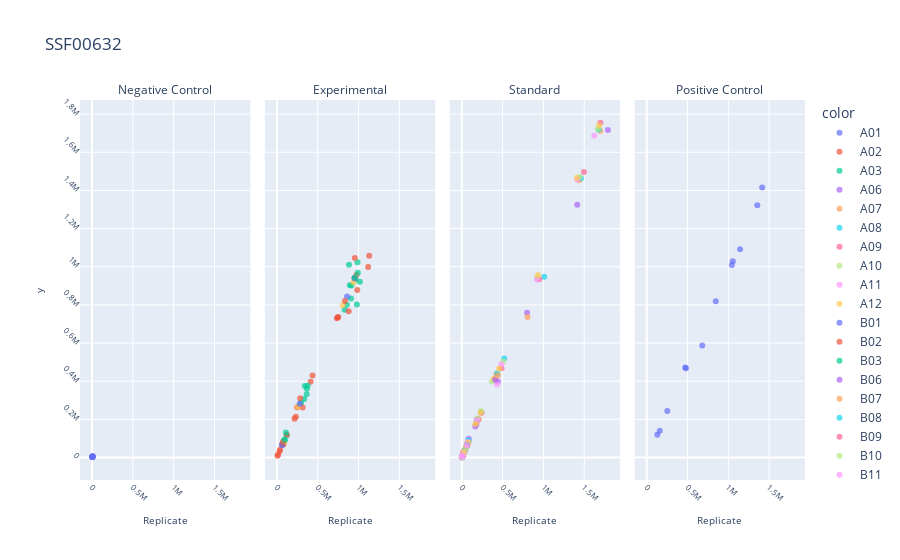

The cell this chart's notebook holds for it:
### Code cell
line = px.scatter(x=main_alpha, y=rep_alpha, facet_col=sample_type, opacity=0.7, color=well_id, title=proj_name)
# line.update_traces(mode="lines+markers")
line.update_layout(xaxis_title="Main")
# line.add_shape(type='line',
#                 x0=0,
#                 y0=200000,
#                 x1=1000000,
#                 y1=200000,
#                 line=dict(color='Red',),
# )
line.update_xaxes(title="Replicate", tickangle=45, tickfont=dict(size=8), title_font=dict(size=10))
line.update_yaxes(tickangle=45, tickfont=dict(size=8), title_font=dict(size=10))
# line.update_traces(line=dict(width=0.8))
line.for_each_annotation(lambda a: a.update(text=a.text.split("=")[-1]))

### Figure 1 — Plotly figure (JSON) as saved in the notebook; plotly's stock layout.template omitted (floating-point values rounded to 4 significant figures)
{"data": [{"hovertemplate": "color=A01<br>facet_col=Negative Control<br>x=%{x}<br>y=%{y}<extra></extra>", "legendgroup": "A01", "marker": {"color": "#636efa", "opacity": 0.7, "symbol": "circle"}, "mode": "markers", "name": "A01", "orientation": "v", "showlegend": true, "type": "scatter", "x": [5857, 5413, 7320, 4855], "xaxis": "x", "y": [5950, 6686, 4206, 4327], "yaxis": "y"}, {"hovertemplate": "color=A02<br>facet_col=Experimental<br>x=%{x}<br>y=%{y}<extra></extra>", "legendgroup": "A02", "marker": {"color": "#EF553B", "opacity": 0.7, "symbol": "circle"}, "mode": "markers", "name": "A02", "orientation": "v", "showlegend": true, "type": "scatter", "x": [411846, 36620, 14117, 5969], "xaxis": "x2", "y": [396807, 40175, 13794, 9262], "yaxis": "y2"}, {"hovertemplate": "color=A03<br>facet_col=Experimental<br>x=%{x}<br>y=%{y}<extra></extra>", "legendgroup": "A03", "marker": {"color": "#00cc96", "opacity": 0.7, "symbol": "circle"}, "mode": "markers", "name": "A03", "orientation": "v", "showlegend": true, "type": "scatter", "x": [979235, 912729, 341033, 119192], "xaxis": "x2", "y": [801598, 901081, 375378, 116638], "yaxis": "y2"}, {"hovertemplate": "color=A06<br>facet_col=Standard<br>x=%{x}<br>y=%{y}<extra></extra>", "legendgroup": "A06", "marker": {"color": "#ab63fa", "opacity": 0.7, "symbol": "circle"}, "mode": "markers", "name": "A06", "orientation": "v", "showlegend": true, "type": "scatter", "x": [1790245, 441731, 84381, 22111], "xaxis": "x3", "y": [1717297, 398174, 98293, 29227], "yaxis": "y3"}, {"hovertemplate": "color=A07<br>facet_col=Standard<br>x=%{x}<br>y=%{y}<extra></extra>", "legendgroup": "A07", "marker": {"color": "#FFA15A", "opacity": 0.7, "symbol": "circle"}, "mode": "markers", "name": "A07", "orientation": "v", "showlegend": true, "type": "scatter", "x": [1697159, 422154, 76348, 27434], "xaxis": "x3", "y": [1711257, 437614, 79757, 28023], "yaxis": "y3"}, {"hovertemplate": "color=A08<br>facet_col=Standard<br>x=%{x}<br>y=%{y}<extra></extra>", "legendgroup": "A08", "marker": {"color": "#19d3f3", "opacity": 0.7, "symbol": "circle"}, "mode": "markers", "name": "A08", "orientation": "v", "showlegend": true, "type": "scatter", "x": [1676969, 432894, 76680, 27909], "xaxis": "x3", "y": [1719932, 440021, 89865, 26399], "yaxis": "y3"}, {"hovertemplate": "color=A09<br>facet_col=Standard<br>x=%{x}<br>y=%{y}<extra></extra>", "legendgroup": "A09", "marker": {"color": "#FF6692", "opacity": 0.7, "symbol": "circle"}, "mode": "markers", "name": "A09", "orientation": "v", "showlegend": true, "type": "scatter", "x": [1698175, 400996, 74180, 19832], "xaxis": "x3", "y": [1754797, 410269, 78447, 26460], "yaxis": "y3"}, {"hovertemplate": "color=A10<br>facet_col=Standard<br>x=%{x}<br>y=%{y}<extra></extra>", "legendgroup": "A10", "marker": {"color": "#B6E880", "opacity": 0.7, "symbol": "circle"}, "mode": "markers", "name": "A10", "orientation": "v", "showlegend": true, "type": "scatter", "x": [1666957, 368543, 70421, 17691], "xaxis": "x3", "y": [1723494, 398661, 72553, 20222], "yaxis": "y3"}, {"hovertemplate": "color=A11<br>facet_col=Standard<br>x=%{x}<br>y=%{y}<extra></extra>", "legendgroup": "A11", "marker": {"color": "#FF97FF", "opacity": 0.7, "symbol": "circle"}, "mode": "markers", "name": "A11", "orientation": "v", "showlegend": true, "type": "scatter", "x": [1622209, 430996, 72902, 17275], "xaxis": "x3", "y": [1686260, 382637, 80958, 27076], "yaxis": "y3"}, {"hovertemplate": "color=A12<br>facet_col=Standard<br>x=%{x}<br>y=%{y}<extra></extra>", "legendgroup": "A12", "marker": {"color": "#FECB52", "opacity": 0.7, "symbol": "circle"}, "mode": "markers", "name": "A12", "orientation": "v", "showlegend": true, "type": "scatter", "x": [1682819, 395131, 70994, 25327], "xaxis": "x3", "y": [1739748, 414608, 75499, 27897], "yaxis": "y3"}, {"hovertemplate": "color=B01<br>facet_col=Negative Control<br>x=%{x}<br>y=%{y}<extra></extra>", "legendgroup": "B01", "marker": {"color": "#636efa", "opacity": 0.7, "symbol": "circle"}, "mode": "markers", "name": "B01", "orientation": "v", "showlegend": true, "type": "scatter", "x": [2813, 2304, 5272, 3326], "xaxis": "x", "y": [3773, 5711, 3914, 2463], "yaxis": "y"}, {"hovertemplate": "color=B02<br>facet_col=Experimental<br>x=%{x}<br>y=%{y}<extra></extra>", "legendgroup": "B02", "marker": {"color": "#EF553B", "opacity": 0.7, "symbol": "circle"}, "mode": "markers", "name": "B02", "orientation": "v", "showlegend": true, "type": "scatter", "x": [984382, 435827, 119889, 32035], "xaxis": "x2", "y": [878070, 429637, 118653, 33343], "yaxis": "y2"}, {"hovertemplate": "color=B03<br>facet_col=Experimental<br>x=%{x}<br>y=%{y}<extra></extra>", "legendgroup": "B03", "marker": {"color": "#00cc96", "opacity": 0.7, "symbol": "circle"}, "mode": "markers", "name": "B03", "orientation": "v", "showlegend": true, "type": "scatter", "x": [1016753, 892620, 366306, 95388], "xaxis": "x2", "y": [920712, 902927, 360744, 91806], "yaxis": "y2"}, {"hovertemplate": "color=B06<br>facet_col=Standard<br>x=%{x}<br>y=%{y}<extra></extra>", "legendgroup": "B06", "marker": {"color": "#ab63fa", "opacity": 0.7, "symbol": "circle"}, "mode": "markers", "name": "B06", "orientation": "v", "showlegend": true, "type": "scatter", "x": [1413877, 176918, 33583, 11464], "xaxis": "x3", "y": [1325091, 173035, 36846, 11983], "yaxis": "y3"}, {"hovertemplate": "color=B07<br>facet_col=Standard<br>x=%{x}<br>y=%{y}<extra></extra>", "legendgroup": "B07", "marker": {"color": "#FFA15A", "opacity": 0.7, "symbol": "circle"}, "mode": "markers", "name": "B07", "orientation": "v", "showlegend": true, "type": "scatter", "x": [1437747, 206203, 39349, 9909], "xaxis": "x3", "y": [1453625, 198559, 36654, 13544], "yaxis": "y3"}, {"hovertemplate": "color=B08<br>facet_col=Standard<br>x=%{x}<br>y=%{y}<extra></extra>", "legendgroup": "B08", "marker": {"color": "#19d3f3", "opacity": 0.7, "symbol": "circle"}, "mode": "markers", "name": "B08", "orientation": "v", "showlegend": true, "type": "scatter", "x": [1459277, 238044, 38573, 11896], "xaxis": "x3", "y": [1464464, 236939, 39099, 12848], "yaxis": "y3"}, {"hovertemplate": "color=B09<br>facet_col=Standard<br>x=%{x}<br>y=%{y}<extra></extra>", "legendgroup": "B09", "marker": {"color": "#FF6692", "opacity": 0.7, "symbol": "circle"}, "mode": "markers", "name": "B09", "orientation": "v", "showlegend": true, "type": "scatter", "x": [1496470, 240342, 37546, 9752], "xaxis": "x3", "y": [1496338, 234181, 40790, 12630], "yaxis": "y3"}, {"hovertemplate": "color=B10<br>facet_col=Standard<br>x=%{x}<br>y=%{y}<extra></extra>", "legendgroup": "B10", "marker": {"color": "#B6E880", "opacity": 0.7, "symbol": "circle"}, "mode": "markers", "name": "B10", "orientation": "v", "showlegend": true, "type": "scatter", "x": [1445326, 235136, 38951, 9530], "xaxis": "x3", "y": [1470879, 244178, 40022, 10904], "yaxis": "y3"}, {"hovertemplate": "color=B11<br>facet_col=Standard<br>x=%{x}<br>y=%{y}<extra></extra>", "legendgroup": "B11", "marker": {"color": "#FF97FF", "opacity": 0.7, "symbol": "circle"}, "mode": "markers", "name": "B11", "orientation": "v", "showlegend": true, "type": "scatter", "x": [1412721, 180431, 28003, 9305], "xaxis": "x3", "y": [1456671, 196214, 34291, 10678], "yaxis": "y3"}, {"hovertemplate": "color=B12<br>facet_col=Standard<br>x=%{x}<br>y=%{y}<extra></extra>", "legendgroup": "B12", "marker": {"color": "#FECB52", "opacity": 0.7, "symbol": "circle"}, "mode": "markers", "name": "B12", "orientation": "v", "showlegend": true, "type": "scatter", "x": [1410018, 229119, 36120, 12915], "xaxis": "x3", "y": [1466365, 236312, 39278, 14859], "yaxis": "y3"}, {"hovertemplate": "color=C01<br>facet_col=Negative Control<br>x=%{x}<br>y=%{y}<extra></extra>", "legendgroup": "C01", "marker": {"color": "#636efa", "opacity": 0.7, "symbol": "circle"}, "mode": "markers", "name": "C01", "orientation": "v", "showlegend": true, "type": "scatter", "x": [3188, 2779, 4197, 2497], "xaxis": "x", "y": [4156, 2543, 3396, 2441], "yaxis": "y"}, {"hovertemplate": "color=C02<br>facet_col=Experimental<br>x=%{x}<br>y=%{y}<extra></extra>", "legendgroup": "C02", "marker": {"color": "#EF553B", "opacity": 0.7, "symbol": "circle"}, "mode": "markers", "name": "C02", "orientation": "v", "showlegend": true, "type": "scatter", "x": [1117218, 734907, 215094, 74499], "xaxis": "x2", "y": [999102, 729773, 203585, 67225], "yaxis": "y2"}, {"hovertemplate": "color=C03<br>facet_col=Experimental<br>x=%{x}<br>y=%{y}<extra></extra>", "legendgroup": "C03", "marker": {"color": "#00cc96", "opacity": 0.7, "symbol": "circle"}, "mode": "markers", "name": "C03", "orientation": "v", "showlegend": true, "type": "scatter", "x": [856221, 828368, 294961, 72302], "xaxis": "x2", "y": [800624, 775011, 287524, 72298], "yaxis": "y2"}, {"hovertemplate": "color=C06<br>facet_col=Standard<br>x=%{x}<br>y=%{y}<extra></extra>", "legendgroup": "C06", "marker": {"color": "#ab63fa", "opacity": 0.7, "symbol": "circle"}, "mode": "markers", "name": "C06", "orientation": "v", "showlegend": true, "type": "scatter", "x": [799089, 53947, 9332, 3928], "xaxis": "x3", "y": [758394, 56942, 10931, 5958], "yaxis": "y3"}, {"hovertemplate": "color=C07<br>facet_col=Standard<br>x=%{x}<br>y=%{y}<extra></extra>", "legendgroup": "C07", "marker": {"color": "#FFA15A", "opacity": 0.7, "symbol": "circle"}, "mode": "markers", "name": "C07", "orientation": "v", "showlegend": true, "type": "scatter", "x": [805157, 72316, 11216, 4912], "xaxis": "x3", "y": [736693, 75221, 12696, 4793], "yaxis": "y3"}, {"hovertemplate": "color=C08<br>facet_col=Standard<br>x=%{x}<br>y=%{y}<extra></extra>", "legendgroup": "C08", "marker": {"color": "#19d3f3", "opacity": 0.7, "symbol": "circle"}, "mode": "markers", "name": "C08", "orientation": "v", "showlegend": true, "type": "scatter", "x": [1009885, 83683, 11495, 4066], "xaxis": "x3", "y": [946971, 84720, 14198, 5395], "yaxis": "y3"}, {"hovertemplate": "color=C09<br>facet_col=Standard<br>x=%{x}<br>y=%{y}<extra></extra>", "legendgroup": "C09", "marker": {"color": "#FF6692", "opacity": 0.7, "symbol": "circle"}, "mode": "markers", "name": "C09", "orientation": "v", "showlegend": true, "type": "scatter", "x": [947802, 76123, 11599, 4499], "xaxis": "x3", "y": [935015, 77270, 12636, 4532], "yaxis": "y3"}, {"hovertemplate": "color=C10<br>facet_col=Standard<br>x=%{x}<br>y=%{y}<extra></extra>", "legendgroup": "C10", "marker": {"color": "#B6E880", "opacity": 0.7, "symbol": "circle"}, "mode": "markers", "name": "C10", "orientation": "v", "showlegend": true, "type": "scatter", "x": [920402, 73968, 11870, 3982], "xaxis": "x3", "y": [943401, 78550, 12434, 4049], "yaxis": "y3"}, {"hovertemplate": "color=C11<br>facet_col=Standard<br>x=%{x}<br>y=%{y}<extra></extra>", "legendgroup": "C11", "marker": {"color": "#FF97FF", "opacity": 0.7, "symbol": "circle"}, "mode": "markers", "name": "C11", "orientation": "v", "showlegend": true, "type": "scatter", "x": [920389, 72663, 12907, 3734], "xaxis": "x3", "y": [932702, 80858, 13956, 4746], "yaxis": "y3"}, {"hovertemplate": "color=C12<br>facet_col=Standard<br>x=%{x}<br>y=%{y}<extra></extra>", "legendgroup": "C12", "marker": {"color": "#FECB52", "opacity": 0.7, "symbol": "circle"}, "mode": "markers", "name": "C12", "orientation": "v", "showlegend": true, "type": "scatter", "x": [934049, 78392, 12598, 6007], "xaxis": "x3", "y": [956168, 78788, 13113, 7791], "yaxis": "y3"}, {"hovertemplate": "color=D01<br>facet_col=Positive Control<br>x=%{x}<br>y=%{y}<extra></extra>", "legendgroup": "D01", "marker": {"color": "#636efa", "opacity": 0.7, "symbol": "circle"}, "mode": "markers", "name": "D01", "orientation": "v", "showlegend": true, "type": "scatter", "x": [846181, 1415137, 680143, 252446], "xaxis": "x4", "y": [819058, 1415756, 587502, 244280], "yaxis": "y4"}, {"hovertemplate": "color=D02<br>facet_col=Experimental<br>x=%{x}<br>y=%{y}<extra></extra>", "legendgroup": "D02", "marker": {"color": "#EF553B", "opacity": 0.7, "symbol": "circle"}, "mode": "markers", "name": "D02", "orientation": "v", "showlegend": true, "type": "scatter", "x": [1130120, 878390, 314817, 82919], "xaxis": "x2", "y": [1057264, 767162, 261969, 73623], "yaxis": "y2"}, {"hovertemplate": "color=D03<br>facet_col=Experimental<br>x=%{x}<br>y=%{y}<extra></extra>", "legendgroup": "D03", "marker": {"color": "#00cc96", "opacity": 0.7, "symbol": "circle"}, "mode": "markers", "name": "D03", "orientation": "v", "showlegend": true, "type": "scatter", "x": [906122, 987258, 333747, 109632], "xaxis": "x2", "y": [833934, 1023841, 306815, 130671], "yaxis": "y2"}, {"hovertemplate": "color=D06<br>facet_col=Standard<br>x=%{x}<br>y=%{y}<extra></extra>", "legendgroup": "D06", "marker": {"color": "#ab63fa", "opacity": 0.7, "symbol": "circle"}, "mode": "markers", "name": "D06", "orientation": "v", "showlegend": true, "type": "scatter", "x": [410423, 19179, 5573, 2614], "xaxis": "x3", "y": [407316, 26397, 4714, 2996], "yaxis": "y3"}, {"hovertemplate": "color=D07<br>facet_col=Standard<br>x=%{x}<br>y=%{y}<extra></extra>", "legendgroup": "D07", "marker": {"color": "#FFA15A", "opacity": 0.7, "symbol": "circle"}, "mode": "markers", "name": "D07", "orientation": "v", "showlegend": true, "type": "scatter", "x": [441885, 30357, 5915, 2173], "xaxis": "x3", "y": [429816, 32429, 5996, 2849], "yaxis": "y3"}, {"hovertemplate": "color=D08<br>facet_col=Standard<br>x=%{x}<br>y=%{y}<extra></extra>", "legendgroup": "D08", "marker": {"color": "#19d3f3", "opacity": 0.7, "symbol": "circle"}, "mode": "markers", "name": "D08", "orientation": "v", "showlegend": true, "type": "scatter", "x": [519257, 33830, 5719, 2063], "xaxis": "x3", "y": [519560, 34964, 6285, 3263], "yaxis": "y3"}, {"hovertemplate": "color=D09<br>facet_col=Standard<br>x=%{x}<br>y=%{y}<extra></extra>", "legendgroup": "D09", "marker": {"color": "#FF6692", "opacity": 0.7, "symbol": "circle"}, "mode": "markers", "name": "D09", "orientation": "v", "showlegend": true, "type": "scatter", "x": [486264, 21772, 6053, 2404], "xaxis": "x3", "y": [467419, 23090, 6648, 2655], "yaxis": "y3"}, {"hovertemplate": "color=D10<br>facet_col=Standard<br>x=%{x}<br>y=%{y}<extra></extra>", "legendgroup": "D10", "marker": {"color": "#B6E880", "opacity": 0.7, "symbol": "circle"}, "mode": "markers", "name": "D10", "orientation": "v", "showlegend": true, "type": "scatter", "x": [505219, 28464, 4572, 2284], "xaxis": "x3", "y": [503817, 28927, 5184, 2514], "yaxis": "y3"}, {"hovertemplate": "color=D11<br>facet_col=Standard<br>x=%{x}<br>y=%{y}<extra></extra>", "legendgroup": "D11", "marker": {"color": "#FF97FF", "opacity": 0.7, "symbol": "circle"}, "mode": "markers", "name": "D11", "orientation": "v", "showlegend": true, "type": "scatter", "x": [483678, 25263, 4770, 2251], "xaxis": "x3", "y": [488307, 26615, 5249, 2502], "yaxis": "y3"}, {"hovertemplate": "color=D12<br>facet_col=Standard<br>x=%{x}<br>y=%{y}<extra></extra>", "legendgroup": "D12", "marker": {"color": "#FECB52", "opacity": 0.7, "symbol": "circle"}, "mode": "markers", "name": "D12", "orientation": "v", "showlegend": true, "type": "scatter", "x": [455702, 22062, 6236, 4339], "xaxis": "x3", "y": [467016, 26807, 4984, 4207], "yaxis": "y3"}, {"hovertemplate": "color=E01<br>facet_col=Positive Control<br>x=%{x}<br>y=%{y}<extra></extra>", "legendgroup": "E01", "marker": {"color": "#636efa", "opacity": 0.7, "symbol": "circle"}, "mode": "markers", "name": "E01", "orientation": "v", "showlegend": true, "type": "scatter", "x": [1143980, 1043168, 472007, 160099], "xaxis": "x4", "y": [1091921, 1008806, 472201, 140568], "yaxis": "y4"}, {"hovertemplate": "color=E02<br>facet_col=Experimental<br>x=%{x}<br>y=%{y}<extra></extra>", "legendgroup": "E02", "marker": {"color": "#EF553B", "opacity": 0.7, "symbol": "circle"}, "mode": "markers", "name": "E02", "orientation": "v", "showlegend": true, "type": "scatter", "x": [954473, 750309, 231170, 75878], "xaxis": "x2", "y": [1046266, 736432, 213301, 72696], "yaxis": "y2"}, {"hovertemplate": "color=E03<br>facet_col=Experimental<br>x=%{x}<br>y=%{y}<extra></extra>", "legendgroup": "E03", "marker": {"color": "#00cc96", "opacity": 0.7, "symbol": "circle"}, "mode": "markers", "name": "E03", "orientation": "v", "showlegend": true, "type": "scatter", "x": [966254, 882336, 364082, 92568], "xaxis": "x2", "y": [931286, 1010790, 331965, 87374], "yaxis": "y2"}, {"hovertemplate": "color=E06<br>facet_col=Standard<br>x=%{x}<br>y=%{y}<extra></extra>", "legendgroup": "E06", "marker": {"color": "#ab63fa", "opacity": 0.7, "symbol": "circle"}, "mode": "markers", "name": "E06", "orientation": "v", "showlegend": true, "type": "scatter", "x": [164604, 8219, 2141, 1177], "xaxis": "x3", "y": [162161, 9420, 2600, 1772], "yaxis": "y3"}, {"hovertemplate": "color=E07<br>facet_col=Standard<br>x=%{x}<br>y=%{y}<extra></extra>", "legendgroup": "E07", "marker": {"color": "#FFA15A", "opacity": 0.7, "symbol": "circle"}, "mode": "markers", "name": "E07", "orientation": "v", "showlegend": true, "type": "scatter", "x": [181984, 9519, 2427, 1422], "xaxis": "x3", "y": [185099, 9805, 4107, 2575], "yaxis": "y3"}, {"hovertemplate": "color=E08<br>facet_col=Standard<br>x=%{x}<br>y=%{y}<extra></extra>", "legendgroup": "E08", "marker": {"color": "#19d3f3", "opacity": 0.7, "symbol": "circle"}, "mode": "markers", "name": "E08", "orientation": "v", "showlegend": true, "type": "scatter", "x": [188192, 9684, 2587, 1570], "xaxis": "x3", "y": [198434, 10495, 2943, 1889], "yaxis": "y3"}, {"hovertemplate": "color=E09<br>facet_col=Standard<br>x=%{x}<br>y=%{y}<extra></extra>", "legendgroup": "E09", "marker": {"color": "#FF6692", "opacity": 0.7, "symbol": "circle"}, "mode": "markers", "name": "E09", "orientation": "v", "showlegend": true, "type": "scatter", "x": [197892, 10229, 2401, 1372], "xaxis": "x3", "y": [201388, 10932, 2615, 1450], "yaxis": "y3"}, {"hovertemplate": "color=E10<br>facet_col=Standard<br>x=%{x}<br>y=%{y}<extra></extra>", "legendgroup": "E10", "marker": {"color": "#B6E880", "opacity": 0.7, "symbol": "circle"}, "mode": "markers", "name": "E10", "orientation": "v", "showlegend": true, "type": "scatter", "x": [191611, 10682, 2577, 1447], "xaxis": "x3", "y": [205734, 11511, 2777, 1398], "yaxis": "y3"}, {"hovertemplate": "color=E11<br>facet_col=Standard<br>x=%{x}<br>y=%{y}<extra></extra>", "legendgroup": "E11", "marker": {"color": "#FF97FF", "opacity": 0.7, "symbol": "circle"}, "mode": "markers", "name": "E11", "orientation": "v", "showlegend": true, "type": "scatter", "x": [188889, 9563, 4147, 1587], "xaxis": "x3", "y": [196591, 10597, 2667, 1721], "yaxis": "y3"}, {"hovertemplate": "color=E12<br>facet_col=Standard<br>x=%{x}<br>y=%{y}<extra></extra>", "legendgroup": "E12", "marker": {"color": "#FECB52", "opacity": 0.7, "symbol": "circle"}, "mode": "markers", "name": "E12", "orientation": "v", "showlegend": true, "type": "scatter", "x": [165448, 10008, 2673, 3327], "xaxis": "x3", "y": [174895, 12322, 3073, 3998], "yaxis": "y3"}, {"hovertemplate": "color=F01<br>facet_col=Positive Control<br>x=%{x}<br>y=%{y}<extra></extra>", "legendgroup": "F01", "marker": {"color": "#636efa", "opacity": 0.7, "symbol": "circle"}, "mode": "markers", "name": "F01", "orientation": "v", "showlegend": true, "type": "scatter", "x": [1355275, 1054921, 480305, 129837], "xaxis": "x4", "y": [1321723, 1029405, 467941, 119797], "yaxis": "y4"}, {"hovertemplate": "color=F02<br>facet_col=Experimental<br>x=%{x}<br>y=%{y}<extra></extra>", "legendgroup": "F02", "marker": {"color": "#EF553B", "opacity": 0.7, "symbol": "circle"}, "mode": "markers", "name": "F02", "orientation": "v", "showlegend": true, "type": "scatter", "x": [949130, 744268, 246898, 62498], "xaxis": "x2", "y": [939458, 734298, 263679, 69844], "yaxis": "y2"}, {"hovertemplate": "color=F06<br>facet_col=Standard<br>x=%{x}<br>y=%{y}<extra></extra>", "legendgroup": "F06", "marker": {"color": "#00cc96", "opacity": 0.7, "symbol": "circle"}, "mode": "markers", "name": "F06", "orientation": "v", "showlegend": true, "type": "scatter", "x": [61210, 4720, 1611, 2116], "xaxis": "x3", "y": [63999, 4376, 2160, 2187], "yaxis": "y3"}, {"hovertemplate": "color=F07<br>facet_col=Standard<br>x=%{x}<br>y=%{y}<extra></extra>", "legendgroup": "F07", "marker": {"color": "#ab63fa", "opacity": 0.7, "symbol": "circle"}, "mode": "markers", "name": "F07", "orientation": "v", "showlegend": true, "type": "scatter", "x": [62397, 4119, 1610, 1253], "xaxis": "x3", "y": [63182, 4562, 1839, 1432], "yaxis": "y3"}, {"hovertemplate": "color=F08<br>facet_col=Standard<br>x=%{x}<br>y=%{y}<extra></extra>", "legendgroup": "F08", "marker": {"color": "#FFA15A", "opacity": 0.7, "symbol": "circle"}, "mode": "markers", "name": "F08", "orientation": "v", "showlegend": true, "type": "scatter", "x": [66324, 3944, 1399, 1196], "xaxis": "x3", "y": [67634, 4094, 2367, 1434], "yaxis": "y3"}, {"hovertemplate": "color=F09<br>facet_col=Standard<br>x=%{x}<br>y=%{y}<extra></extra>", "legendgroup": "F09", "marker": {"color": "#19d3f3", "opacity": 0.7, "symbol": "circle"}, "mode": "markers", "name": "F09", "orientation": "v", "showlegend": true, "type": "scatter", "x": [62715, 3741, 1465, 1146], "xaxis": "x3", "y": [65213, 4020, 1767, 1323], "yaxis": "y3"}, {"hovertemplate": "color=F10<br>facet_col=Standard<br>x=%{x}<br>y=%{y}<extra></extra>", "legendgroup": "F10", "marker": {"color": "#FF6692", "opacity": 0.7, "symbol": "circle"}, "mode": "markers", "name": "F10", "orientation": "v", "showlegend": true, "type": "scatter", "x": [56529, 4291, 1529, 1259], "xaxis": "x3", "y": [59386, 4459, 1869, 1372], "yaxis": "y3"}, {"hovertemplate": "color=F11<br>facet_col=Standard<br>x=%{x}<br>y=%{y}<extra></extra>", "legendgroup": "F11", "marker": {"color": "#B6E880", "opacity": 0.7, "symbol": "circle"}, "mode": "markers", "name": "F11", "orientation": "v", "showlegend": true, "type": "scatter", "x": [50394, 3580, 1539, 1525], "xaxis": "x3", "y": [53299, 3953, 1840, 1679], "yaxis": "y3"}, {"hovertemplate": "color=F12<br>facet_col=Standard<br>x=%{x}<br>y=%{y}<extra></extra>", "legendgroup": "F12", "marker": {"color": "#FF97FF", "opacity": 0.7, "symbol": "circle"}, "mode": "markers", "name": "F12", "orientation": "v", "showlegend": true, "type": "scatter", "x": [61060, 4988, 2304, 2958], "xaxis": "x3", "y": [64264, 8636, 3878, 4726], "yaxis": "y3"}, {"hovertemplate": "color=G01<br>facet_col=Experimental<br>x=%{x}<br>y=%{y}<extra></extra>", "legendgroup": "G01", "marker": {"color": "#FECB52", "opacity": 0.7, "symbol": "circle"}, "mode": "markers", "name": "G01", "orientation": "v", "showlegend": true, "type": "scatter", "x": [936941, 805355, 255430, 88618], "xaxis": "x2", "y": [917846, 798758, 265906, 80377], "yaxis": "y2"}, {"hovertemplate": "color=G02<br>facet_col=Experimental<br>x=%{x}<br>y=%{y}<extra></extra>", "legendgroup": "G02", "marker": {"color": "#636efa", "opacity": 0.7, "symbol": "circle"}, "mode": "markers", "name": "G02", "orientation": "v", "showlegend": true, "type": "scatter", "x": [951671, 858851, 277162, 61661], "xaxis": "x2", "y": [939714, 844104, 281715, 64423], "yaxis": "y2"}, {"hovertemplate": "color=H01<br>facet_col=Experimental<br>x=%{x}<br>y=%{y}<extra></extra>", "legendgroup": "H01", "marker": {"color": "#EF553B", "opacity": 0.7, "symbol": "circle"}, "mode": "markers", "name": "H01", "orientation": "v", "showlegend": true, "type": "scatter", "x": [974289, 833082, 283553, 74186], "xaxis": "x2", "y": [956566, 820390, 311161, 83115], "yaxis": "y2"}, {"hovertemplate": "color=H02<br>facet_col=Experimental<br>x=%{x}<br>y=%{y}<extra></extra>", "legendgroup": "H02", "marker": {"color": "#00cc96", "opacity": 0.7, "symbol": "circle"}, "mode": "markers", "name": "H02", "orientation": "v", "showlegend": true, "type": "scatter", "x": [953312, 991412, 375502, 90546], "xaxis": "x2", "y": [943699, 968124, 376729, 93322], "yaxis": "y2"}], "layout": {"annotations": [{"font": {}, "showarrow": false, "text": "Negative Control", "x": 0.1175, "xanchor": "center", "xref": "paper", "y": 1, "yanchor": "bottom", "yref": "paper"}, {"font": {}, "showarrow": false, "text": "Experimental", "x": 0.3725, "xanchor": "center", "xref": "paper", "y": 1, "yanchor": "bottom", "yref": "paper"}, {"font": {}, "showarrow": false, "text": "Standard", "x": 0.6275, "xanchor": "center", "xref": "paper", "y": 1, "yanchor": "bottom", "yref": "paper"}, {"font": {}, "showarrow": false, "text": "Positive Control", "x": 0.8825, "xanchor": "center", "xref": "paper", "y": 1, "yanchor": "bottom", "yref": "paper"}], "legend": {"title": {"text": "color"}, "tracegroupgap": 0}, "title": {"text": "SSF00632"}, "xaxis": {"anchor": "y", "domain": [0, 0.235], "tickangle": 45, "tickfont": {"size": 8}, "title": {"font": {"size": 10}, "text": "Replicate"}}, "xaxis2": {"anchor": "y2", "domain": [0.255, 0.49], "matches": "x", "tickangle": 45, "tickfont": {"size": 8}, "title": {"font": {"size": 10}, "text": "Replicate"}}, "xaxis3": {"anchor": "y3", "domain": [0.51, 0.745], "matches": "x", "tickangle": 45, "tickfont": {"size": 8}, "title": {"font": {"size": 10}, "text": "Replicate"}}, "xaxis4": {"anchor": "y4", "domain": [0.765, 1.0], "matches": "x", "tickangle": 45, "tickfont": {"size": 8}, "title": {"font": {"size": 10}, "text": "Replicate"}}, "yaxis": {"anchor": "x", "domain": [0, 1], "tickangle": 45, "tickfont": {"size": 8}, "title": {"font": {"size": 10}, "text": "y"}}, "yaxis2": {"anchor": "x2", "domain": [0, 1], "matches": "y", "showticklabels": false, "tickangle": 45, "tickfont": {"size": 8}, "title": {"font": {"size": 10}}}, "yaxis3": {"anchor": "x3", "domain": [0, 1], "matches": "y", "showticklabels": false, "tickangle": 45, "tickfont": {"size": 8}, "title": {"font": {"size": 10}}}, "yaxis4": {"anchor": "x4", "domain": [0, 1], "matches": "y", "showticklabels": false, "tickangle": 45, "tickfont": {"size": 8}, "title": {"font": {"size": 10}}}}}
